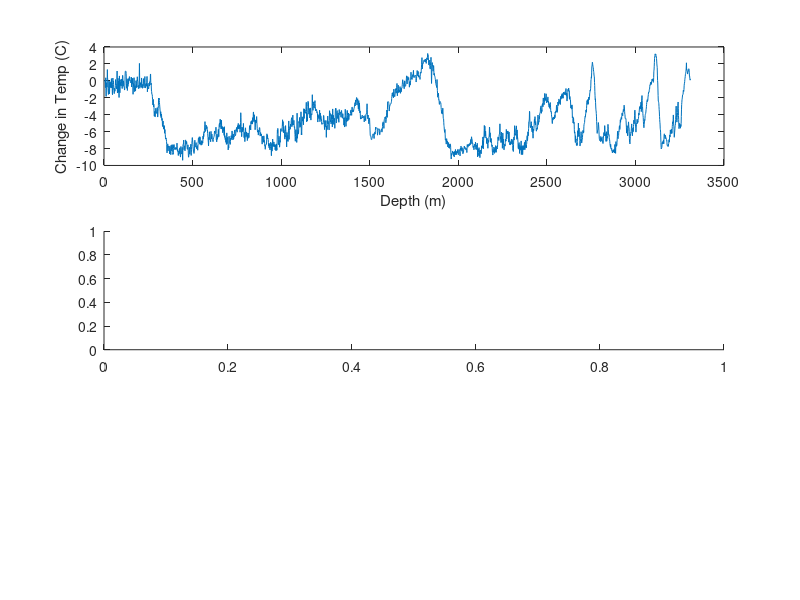

Reproduce this figure in MATLAB. (Note: this script raises an error after producing the figure.)
% Problem 7.7
data = importdata ('vostok.txt', '\t', 1);
x = data.data(:,2); %time (yr)
y = data.data(:,3); %change in temp (C)
z = data.data(:,1); %depth (m)

%Autocorrelation of change in temp
figure(1)
subplot (3,1,1)
plot (z,y) %Look at the data
xlabel ('Depth (m)')
ylabel ('Change in Temp (C)')

subplot (3,1,2)
s = regress_ls (z, y); % Fit a LS trend trend
dy = y - s(1)*z - s(2); % Remove this trend
plot (z,dy); % Plot residuals
xlabel ('Depth (m)')
ylabel ('Residual Change in Temp (C)')

subplot (3,1,3)
[r, lag] = xcorr(dy,'coeff'); % Calculate autocorrelation
k = (lag >= 0); % Focus on positive lags
lag = lag(k);
r = r(k);
plot (lag',r) % Plot them
grid on
A = [lag' r];
save vostok_lag_z.txt A -ascii -tabs
k = (lag >= 1000); % Focus on large lags
lag = lag(k);
r = r(k);
q = 1000+ find (r == max(r),1);
disp (['Max correlation for lag ', int2str(q) ' which is ' num2str(x(q)) ' years'])

figure(2)
subplot (4,1,1)
plot (x,y) %Look at the data
xlabel ('Time (years)')
ylabel ('Change in Temp (C)')
subplot (4,1,2)
xx = (0:25:max(x))';
yy = spline(x,y, xx); 
plot(xx, yy)
xlabel ('Time (years)')
ylabel ('Change in Temp (C)')

subplot (4,1,3)
dt=25;
s = regress_ls (xx, yy); % Fit a LS regerssion trend
dy = yy - s(1)*xx - s(2); % Remove this trend
plot (xx,dy); % Plot residuals
xlabel ('Years')
ylabel ('Change in Temp (C)')

subplot (4,1,4)
[r, lag] = xcorr(dy,'coeff'); % Calculate autocorrelation
k = (lag >= 0); % Focus on positive lags
tt = 25*(lag');
plot (tt(k),r(k)) % Plot them
A = [tt(k) r(k)];
save vostok_lag_t.txt A -ascii -tabs
grid on
k = (lag >= 1000); % Focus on large lags
lag = lag(k);
r = r(k);
q = 1000 + find (r == max(r),1);
disp (['Max correlation for lag ', int2str(q) ' which is ' num2str(q*25/2) ' years'])

% Now do periodogramn
[a, b] = dft (dy)
figure (2)
clf
T = max(xx)-min(xx);
F = 1/T;
m = length (a);
j = (0:(m-1))';
ff = j * F;
p = 1./ ff;
A2 = (a.^2 + b.^2)';
plot (p, A2)
D = [j ff p A2];
size (D)
save vostok_dft.txt D -ascii -tabs

